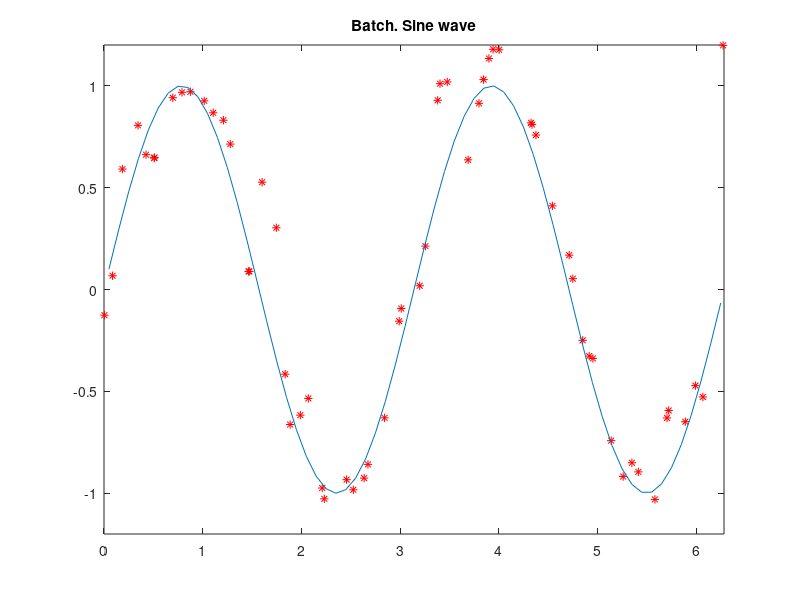
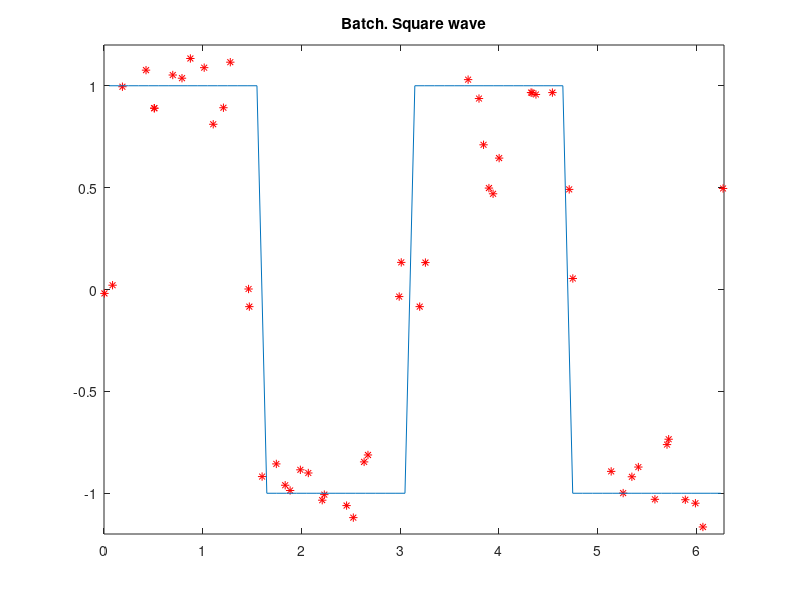
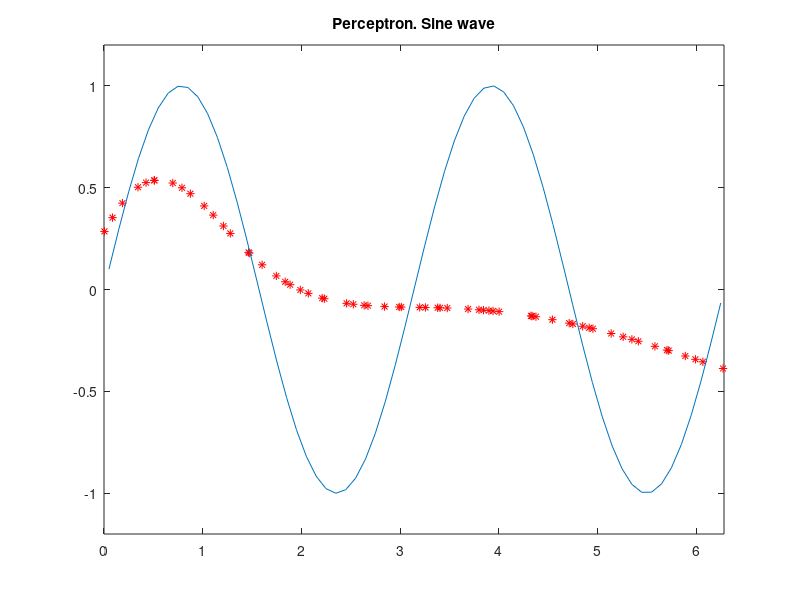
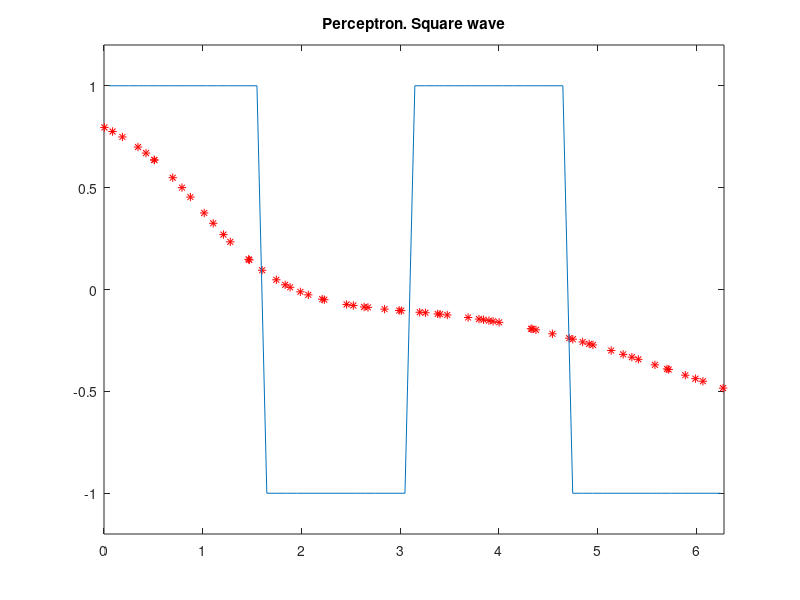

The MATLAB source for these figures, in order:
close all
clear all

%% data
xtrue = 0:0.1:2*pi;
x = xtrue + 0.1*randn(1,length(xtrue));

fun1= sin(2*xtrue)+ 0.1*randn(1,length(xtrue));
fun2 = sign(sin(2*xtrue))+ 0.1*randn(1,length(xtrue));

xtesttrue = 0.05:0.1:2*pi;
xtest = xtesttrue + 0.1*randn(1,length(xtesttrue));

fun1test = sin(2*xtesttrue) + 0.1*randn(1,length(xtesttrue));
fun2test = sign(sin(2*xtesttrue)) + 0.1*randn(1,length(xtesttrue));

phi_i = @(x,mu,sigma) exp((-(x-mu).^2)/(2*sigma));

width = 0.1; %????
%how measure error????


%% training sin
%batch

errors = [];
nodes = 40;
mu = 0:((2*pi)/(nodes-1)):2*pi;

phi=[];
for i=1:nodes
    phi=[phi; phi_i(x,mu(i),width)];
end

phi = phi';

A = phi' * phi;
B = phi' * fun1';

w = linsolve(A,B);


fout1 = zeros(1,length(xtest));
for j=1:length(xtest)
    tmp = 0;
    for i=1:nodes
        tmp = tmp + w(i)*phi_i(xtest(j),mu(i),width);
    end
    fout1(j) = tmp;
end

figure(1)
plot(xtest,fout1,'r*')
hold on
plot(xtesttrue,sin(2*xtesttrue))
title("Batch. Sine wave")
ylim([-1.2 1.2])
xlim([0, 2*pi])
hold off


%% training square
%batch

errors = [];
mu = 0:((2*pi)/(nodes-1)):2*pi;

phi=[];
for i=1:nodes
    phi=[phi; phi_i(x,mu(i),width)];
end

phi = phi';

A = phi' * phi;
B = phi' * fun2';

w = linsolve(A,B);


fout2 = zeros(1,length(xtest));
for j=1:length(xtest)
    tmp = 0;
    for i=1:nodes
        tmp = tmp + w(i)*phi_i(xtest(j),mu(i),width);
    end
    fout2(j) = tmp;
end



figure(2)
plot(xtest,fout2,'r*')
hold on
plot(xtesttrue,sign(sin(2*xtesttrue)))
title("Batch. Square wave")
ylim([-1.2 1.2])
xlim([0, 2*pi])
hold off



%% two layers perceptron sine

ndata=length(x);
epochs = 2000;
eta=0.001;
Nhidden=nodes;
alpha = 0.9;


w=randn(nodes,1); %N1, N0
v=randn(1,nodes+1); %N2, N1
dw=0;
dv=0;

patterns = x;
targets = fun1;

for i=1:epochs
    %forward pass
    hin = w * patterns;
    hout = [2 ./ (1+exp(-hin)) - 1 ; ones(1,ndata)];
    oin = v * hout;
    out = 2 ./ (1+exp(-oin)) - 1;
    
    %backward pass
    delta_o = (out - targets) .* ((1 + out) .* (1 - out)) * 0.5;
    delta_h = (v'* delta_o) .* ((1 + hout) .* (1 - hout)) * 0.5;
    delta_h = delta_h(1:nodes, :);
    
    %backpropagation
    dw = (dw .* alpha) - (delta_h * patterns') .* (1-alpha);
    dv = (dv .* alpha) - (delta_o * hout') .* (1-alpha);
    w = w + dw .* eta;
    v = v + dv .* eta;    
    
end

hin = w * xtest;
hout = [2 ./ (1+exp(-hin)) - 1 ; ones(1,ndata)];
oin = v * hout;
out1 = 2 ./ (1+exp(-oin)) - 1;


figure(3)
plot(xtest,out1, 'r*')
hold on
plot(xtesttrue,sin(2*xtesttrue))
title("Perceptron. Sine wave")
ylim([-1.2 1.2])
xlim([0, 2*pi])
hold off

%% two layers perceptron square

ndata=length(x);
epochs = 2000;
eta=0.001;
Nhidden=nodes;
alpha = 0.9;


w=randn(nodes,1); %N1, N0
v=randn(1,nodes+1); %N2, N1
dw=0;
dv=0;

patterns = x;
targets = fun2;

for i=1:epochs
    %forward pass
    hin = w * patterns;
    hout = [2 ./ (1+exp(-hin)) - 1 ; ones(1,ndata)];
    oin = v * hout;
    out = 2 ./ (1+exp(-oin)) - 1;
    
    %backward pass
    delta_o = (out - targets) .* ((1 + out) .* (1 - out)) * 0.5;
    delta_h = (v'* delta_o) .* ((1 + hout) .* (1 - hout)) * 0.5;
    delta_h = delta_h(1:nodes, :);
    
    %backpropagation
    dw = (dw .* alpha) - (delta_h * patterns') .* (1-alpha);
    dv = (dv .* alpha) - (delta_o * hout') .* (1-alpha);
    w = w + dw .* eta;
    v = v + dv .* eta;    
    
end

hin = w * xtest;
hout = [2 ./ (1+exp(-hin)) - 1 ; ones(1,ndata)];
oin = v * hout;
out2 = 2 ./ (1+exp(-oin)) - 1;

figure(4)
plot(xtest,out2,'r*')
hold on
plot(xtesttrue,sign(sin(2*xtesttrue)))
title("Perceptron. Square wave")
ylim([-1.2 1.2])
xlim([0, 2*pi])
hold off

